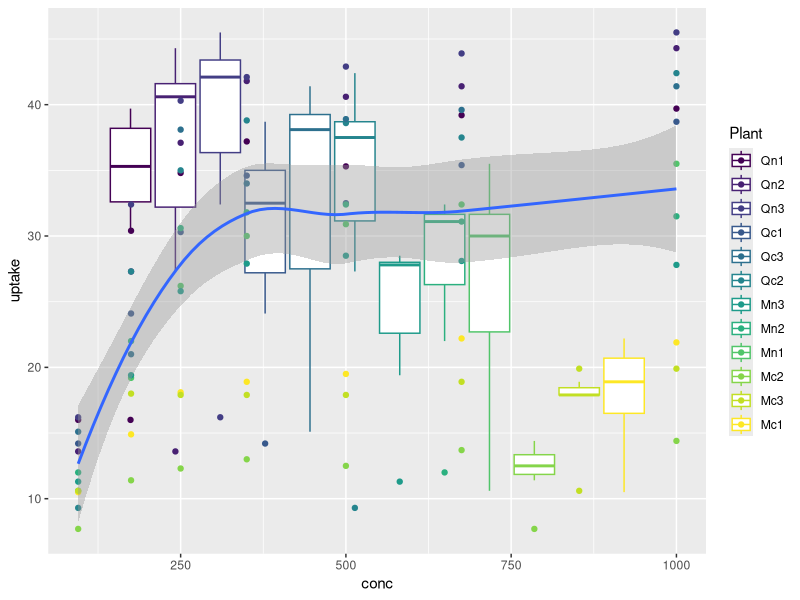

Recreate this plot in R.
#------week 4 -practice for ggplot--------
library(ggplot2)
ggplot(data = CO2)+
  geom_boxplot(data=CO2, aes(x=conc,
                            y=uptake, colour=Plant))+
  geom_point(data=CO2, aes(x=conc, y=uptake,
                          colour=Plant))+
  stat_smooth(data=CO2, aes(x=conc,y=uptake))
